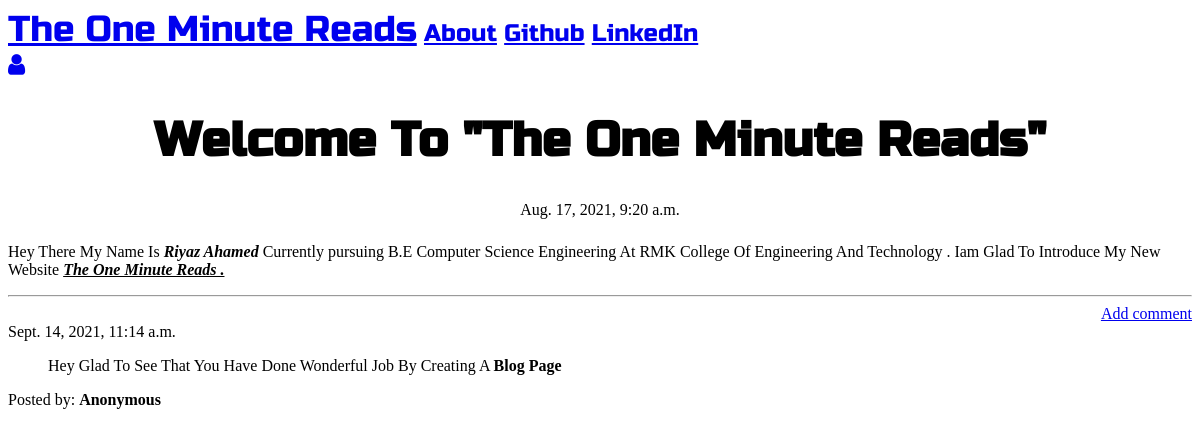
Page /post/25/ on the committed database.
### blog/models.py (models this page shows, shortened)
class Post(models.Model):
    author = models.ForeignKey('auth.User',on_delete=models.CASCADE)
    title = models.CharField(max_length=200)
    text = models.TextField()
    created_date = models.DateTimeField(default=timezone.now)
    published_date = models.DateTimeField(blank=True, null=True)

class Comment(models.Model):
    post = models.ForeignKey('blog.Post', related_name='comments',on_delete=models.CASCADE)
    author = models.CharField(max_length=200)
    text = models.TextField()
    created_date = models.DateTimeField(default=timezone.now)
    approved_comment = models.BooleanField(default=False)

### blog/views.py (the view)
# urls.py: url(r'^post/(?P<pk>\d+)/$', views.PostDetailView.as_view(), name='post_detail'),
class PostDetailView(DetailView):
    model = Post

### blog/templates/blog/post_detail.html (shortened to what this page needs)
{% extends "blog/base.html" %}
{% block content %}
        <h1 class='posttitle loader'>{{ post.title }}</h1>
        {% if post.published_date %}
            <div class="date postdate">
                {{ post.published_date }}
            </div>
        {% else %}
            <a class="btn btn-outline-dark" href="{% url 'blog:post_publish' pk=post.pk %}">Publish</a>
        {% endif %}
      <p class='postcontent' >{{ post.text|safe|linebreaksbr }}</p>
  <hr>
  <a class="btn btn-primary btn-comment" href="{% url 'blog:add_comment_to_post' pk=post.pk %}">Add comment</a>
  <div class="container">
  {% for comment in post.comments.all %}
  <br>
      {% if user.is_authenticated or comment.approved_comment %}
              {{ comment.created_date }}
          <p>{{ comment.text|safe|linebreaks }}</p>
          <p>Posted by: <strong>{{ comment.author }}</strong></p>
      {% endif %}
  {% empty %}
      <p>No comments posted.</p>
  {% endfor %}
</div>
{% endblock %}

### blog/templates/blog/base.html (shortened to what this page needs)
<!DOCTYPE html>
{% load static %}
<html>
  <head>
    <link rel="stylesheet" href="https://stackpath.bootstrapcdn.com/bootstrap/4.1.3/css/bootstrap.min.css"integrity="sha384-MCw98/SFnGE8fJT3GXwEOngsV7Zt27NXFoaoApmYm81iuXoPkFOJwJ8ERdknLPMO">
    <link href="https://maxcdn.bootstrapcdn.com/font-awesome/4.7.0/css/font-awesome.min.css" rel="stylesheet">
    <link rel="stylesheet" href="//cdn.jsdelivr.net/medium-editor/latest/css/medium-editor.min.css" type="text/css" media="screen" charset="utf-8">
    <link rel="stylesheet" href="{% static 'css/blog.css' %}">
  </head>
  <body class='loader'>
    <nav class="navbar navbar-expand-lg bg-light techfont">
      <div class="container">
        <div class="navbar-nav align-items-center">
          <a class="navbar-brand bigbrand" href="{% url 'blog:post_list' %}">The One Minute Reads</a>
          <a class="nav-item nav-link" href="{% url 'blog:about' %}">About</a>
          <a class="nav-item nav-link" href="https://github.com/riyazahamad03">Github</a>
          <a class="nav-item nav-link" href="https://www.linkedin.com/in/riyaz-ahamed-5a101a205">LinkedIn</a>
        </div>
        <div class="navbar-nav align-items-center ml-auto">
          {% if user.is_authenticated %}
            <a class="nav-item nav-link" href="{% url 'blog:post_new' %}">NewPost</a>
            <a class="nav-item nav-link" href="{% url 'blog:post_draft_list' %}">Drafts</a>
            <a class="nav-item nav-link" href="{% url 'logout' %}">Logout</a>
            <a  class="nav-item nav-link" >Welcome:{{ user.username }}</a>
          {% else %}
            <a class="nav-item nav-link" href="{% url 'login' %}" aria-label="Login">
              <span class="fa fa-user" aria-hidden="true"></span></a>
          {% endif %}
        </div>
      </div>
    </nav>
          <div class="content container">
              <div class="row">
                  <div class="col-md-8">
                    <div class="blog_posts">
                      {% block content %}
                      {% endblock %}
                    </div>
                  </div>
              </div>
          </div>
  </body>
</html>

### blog/static/css/blog.css (style rules this page uses)
.techfont { font-family: 'Russo One', sans-serif; font-size: 1.5em; margin-bottom: 10px; }
.postdate { text-align: center; }
.posttitle { font-family: 'Russo One', sans-serif; font-size: 3em; text-align: center; }
.postcontent { font-family: 'Montserrat'; font-size: 1.5em; }
.btn-comment { position: absolute; right: 0px; }
.bigbrand { font-size: 1.5em; }
.loader { filter:hue-rotate(0deg); color: linear-gradient(45deg,#0f8,#08f); animation:hue 5000ms infinite linear; }

### rows in the picture
Post: title "Welcome To \"The One Minute Reads\"", published_date "Aug. 17, 2021, 9:20 a.m.", text "Hey There My Name Is Riyaz Ahamed Currently pursuing B.E Computer Science Engineering At RMK College Of Engineering And Technology . Iam Glad To Introduce My New Website The One Minute Reads ."
Comment: created_date "Sept. 14, 2021, 11:14 a.m.", text "Hey Glad To See That You Have Done Wonderful Job By Creating A Blog Page", author "Anonymous"
